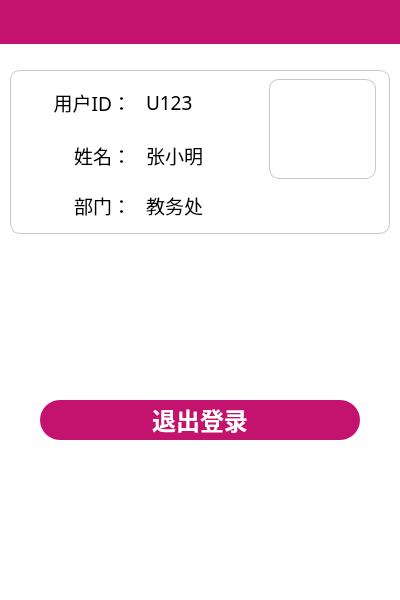
<?xml version="1.0" encoding="UTF-8"?>
<ui version="4.0">
 <class>MinePage</class>
 <widget class="QWidget" name="MinePage">
  <property name="geometry">
   <rect>
    <x>0</x>
    <y>0</y>
    <width>400</width>
    <height>600</height>
   </rect>
  </property>
  <property name="windowTitle">
   <string>Form</string>
  </property>
  <property name="styleSheet">
   <string notr="true">background-color: rgb(255, 255, 255);</string>
  </property>
  <layout class="QVBoxLayout" name="verticalLayout_2">
   <property name="leftMargin">
    <number>0</number>
   </property>
   <property name="topMargin">
    <number>0</number>
   </property>
   <property name="rightMargin">
    <number>0</number>
   </property>
   <property name="bottomMargin">
    <number>0</number>
   </property>
   <item>
    <widget class="TitleBar" name="titleBar" native="true">
     <property name="minimumSize">
      <size>
       <width>0</width>
       <height>44</height>
      </size>
     </property>
     <property name="styleSheet">
      <string notr="true">background-color: rgb(196, 19, 111);</string>
     </property>
    </widget>
   </item>
   <item>
    <spacer name="verticalSpacer_3">
     <property name="orientation">
      <enum>Qt::Vertical</enum>
     </property>
     <property name="sizeType">
      <enum>QSizePolicy::Fixed</enum>
     </property>
     <property name="sizeHint" stdset="0">
      <size>
       <width>20</width>
       <height>20</height>
      </size>
     </property>
    </spacer>
   </item>
   <item>
    <layout class="QHBoxLayout" name="horizontalLayout_2">
     <item>
      <spacer name="horizontalSpacer_3">
       <property name="orientation">
        <enum>Qt::Horizontal</enum>
       </property>
       <property name="sizeType">
        <enum>QSizePolicy::Fixed</enum>
       </property>
       <property name="sizeHint" stdset="0">
        <size>
         <width>10</width>
         <height>20</height>
        </size>
       </property>
      </spacer>
     </item>
     <item>
      <widget class="QWidget" name="widget" native="true">
       <property name="styleSheet">
        <string notr="true">background-color: rgb(255, 255, 255);
border:1px solid rgb(200, 200, 200);
border-radius:10px;</string>
       </property>
       <layout class="QVBoxLayout" name="verticalLayout">
        <item>
         <layout class="QGridLayout" name="gridLayout">
          <property name="leftMargin">
           <number>5</number>
          </property>
          <property name="rightMargin">
           <number>5</number>
          </property>
          <property name="horizontalSpacing">
           <number>15</number>
          </property>
          <property name="verticalSpacing">
           <number>6</number>
          </property>
          <item row="0" column="0">
           <widget class="QLabel" name="label">
            <property name="minimumSize">
             <size>
              <width>0</width>
              <height>40</height>
             </size>
            </property>
            <property name="font">
             <font>
              <family>微软雅黑</family>
              <pointsize>14</pointsize>
             </font>
            </property>
            <property name="styleSheet">
             <string notr="true">background-color: transparent;
border:none;</string>
            </property>
            <property name="text">
             <string>用户ID：</string>
            </property>
            <property name="alignment">
             <set>Qt::AlignRight|Qt::AlignTrailing|Qt::AlignVCenter</set>
            </property>
           </widget>
          </item>
          <item row="0" column="1">
           <widget class="QLabel" name="label_6">
            <property name="font">
             <font>
              <family>微软雅黑</family>
              <pointsize>14</pointsize>
             </font>
            </property>
            <property name="styleSheet">
             <string notr="true">background-color: transparent;
border:none;</string>
            </property>
            <property name="text">
             <string>U123</string>
            </property>
           </widget>
          </item>
          <item row="0" column="2" rowspan="2">
           <widget class="QLabel" name="photo">
            <property name="minimumSize">
             <size>
              <width>100</width>
              <height>100</height>
             </size>
            </property>
            <property name="styleSheet">
             <string notr="true">background-color: transparent</string>
            </property>
            <property name="text">
             <string/>
            </property>
           </widget>
          </item>
          <item row="1" column="0">
           <widget class="QLabel" name="label_2">
            <property name="minimumSize">
             <size>
              <width>0</width>
              <height>40</height>
             </size>
            </property>
            <property name="font">
             <font>
              <family>微软雅黑</family>
              <pointsize>14</pointsize>
             </font>
            </property>
            <property name="styleSheet">
             <string notr="true">background-color: transparent;
border:none;</string>
            </property>
            <property name="text">
             <string>姓名：</string>
            </property>
            <property name="alignment">
             <set>Qt::AlignRight|Qt::AlignTrailing|Qt::AlignVCenter</set>
            </property>
           </widget>
          </item>
          <item row="1" column="1">
           <widget class="QLabel" name="label_5">
            <property name="font">
             <font>
              <family>微软雅黑</family>
              <pointsize>14</pointsize>
             </font>
            </property>
            <property name="styleSheet">
             <string notr="true">background-color: transparent;
border:none;</string>
            </property>
            <property name="text">
             <string>张小明</string>
            </property>
           </widget>
          </item>
          <item row="2" column="0">
           <widget class="QLabel" name="label_3">
            <property name="minimumSize">
             <size>
              <width>0</width>
              <height>40</height>
             </size>
            </property>
            <property name="font">
             <font>
              <family>微软雅黑</family>
              <pointsize>14</pointsize>
             </font>
            </property>
            <property name="styleSheet">
             <string notr="true">background-color: transparent;
border:none;</string>
            </property>
            <property name="text">
             <string>部门：</string>
            </property>
            <property name="alignment">
             <set>Qt::AlignRight|Qt::AlignTrailing|Qt::AlignVCenter</set>
            </property>
           </widget>
          </item>
          <item row="2" column="1">
           <widget class="QLabel" name="label_4">
            <property name="font">
             <font>
              <family>微软雅黑</family>
              <pointsize>14</pointsize>
             </font>
            </property>
            <property name="styleSheet">
             <string notr="true">background-color: transparent;
border:none;</string>
            </property>
            <property name="text">
             <string>教务处</string>
            </property>
           </widget>
          </item>
         </layout>
        </item>
       </layout>
      </widget>
     </item>
     <item>
      <spacer name="horizontalSpacer_4">
       <property name="orientation">
        <enum>Qt::Horizontal</enum>
       </property>
       <property name="sizeType">
        <enum>QSizePolicy::Fixed</enum>
       </property>
       <property name="sizeHint" stdset="0">
        <size>
         <width>10</width>
         <height>20</height>
        </size>
       </property>
      </spacer>
     </item>
    </layout>
   </item>
   <item>
    <spacer name="verticalSpacer">
     <property name="orientation">
      <enum>Qt::Vertical</enum>
     </property>
     <property name="sizeHint" stdset="0">
      <size>
       <width>20</width>
       <height>133</height>
      </size>
     </property>
    </spacer>
   </item>
   <item>
    <layout class="QHBoxLayout" name="horizontalLayout">
     <item>
      <spacer name="horizontalSpacer">
       <property name="orientation">
        <enum>Qt::Horizontal</enum>
       </property>
       <property name="sizeType">
        <enum>QSizePolicy::Fixed</enum>
       </property>
       <property name="sizeHint" stdset="0">
        <size>
         <width>40</width>
         <height>20</height>
        </size>
       </property>
      </spacer>
     </item>
     <item>
      <widget class="QPushButton" name="btnLogout">
       <property name="minimumSize">
        <size>
         <width>0</width>
         <height>40</height>
        </size>
       </property>
       <property name="font">
        <font>
         <family>宋体</family>
         <pointsize>18</pointsize>
         <weight>75</weight>
         <bold>true</bold>
        </font>
       </property>
       <property name="focusPolicy">
        <enum>Qt::NoFocus</enum>
       </property>
       <property name="styleSheet">
        <string notr="true">QPushButton{
    border: none;
	background-color: rgb(196, 19, 111);
	color: white;   
	border-radius: 20px;                        
}

QPushButton:pressed{
	background-color: rgb(0, 101, 152);
}
</string>
       </property>
       <property name="text">
        <string>退出登录</string>
       </property>
      </widget>
     </item>
     <item>
      <spacer name="horizontalSpacer_2">
       <property name="orientation">
        <enum>Qt::Horizontal</enum>
       </property>
       <property name="sizeType">
        <enum>QSizePolicy::Fixed</enum>
       </property>
       <property name="sizeHint" stdset="0">
        <size>
         <width>40</width>
         <height>20</height>
        </size>
       </property>
      </spacer>
     </item>
    </layout>
   </item>
   <item>
    <spacer name="verticalSpacer_2">
     <property name="orientation">
      <enum>Qt::Vertical</enum>
     </property>
     <property name="sizeHint" stdset="0">
      <size>
       <width>20</width>
       <height>144</height>
      </size>
     </property>
    </spacer>
   </item>
  </layout>
 </widget>
 <customwidgets>
  <customwidget>
   <class>TitleBar</class>
   <extends>QWidget</extends>
   <header>widgets/TitleBar.h</header>
   <container>1</container>
  </customwidget>
 </customwidgets>
 <resources/>
 <connections/>
</ui>
